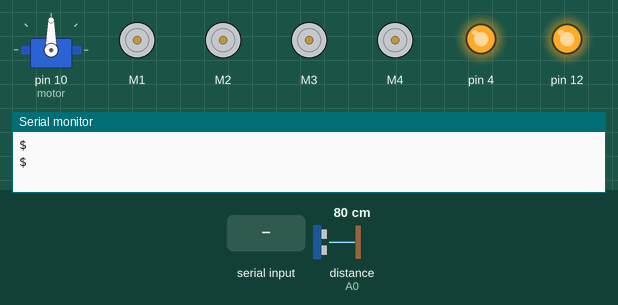
Simulated run of this sketch. Board: Arduino Uno, built with avr-gcc and run on an emulated ATmega328P. On the bench: servo, 4 × DC motor (green arrow = forward, orange = backward, longer = faster), output pins drawn as LEDs (lit = HIGH), the last lines printed to the serial monitor. Wiring (inferred from the names in the program): ultrasonic range finder: trigger A1; echo A0. The inputs (shaded band) are chosen by the test bench; at power-on: distance to the obstacle (sensor on A0) 80 cm. The echo pulse lasts 58.3 µs per cm; pins used as bus, display or sensor lines are not drawn.

Above: at 1.2 s.
1.3 s: distance to the obstacle (sensor on A0) set to 65 cm
2.8 s: distance to the obstacle (sensor on A0) set to 55 cm
At 3.9 s:
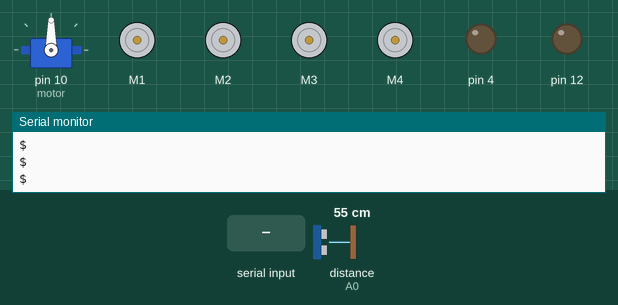
4.3 s: "F" received over Serial
At 4.9 s:
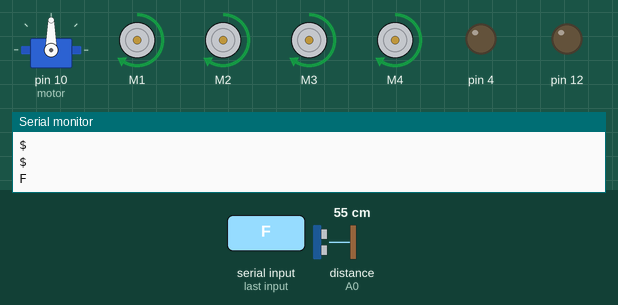
5.8 s: "B" received over Serial
At 6.1 s:
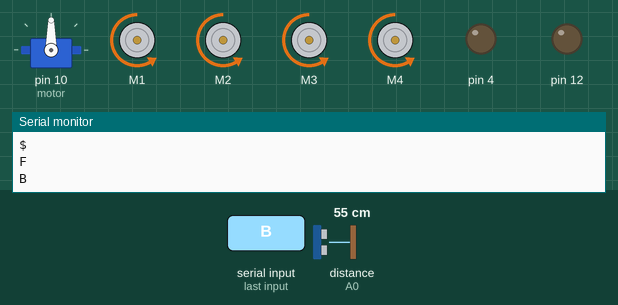
7.3 s: "L" received over Serial
At 8.4 s:
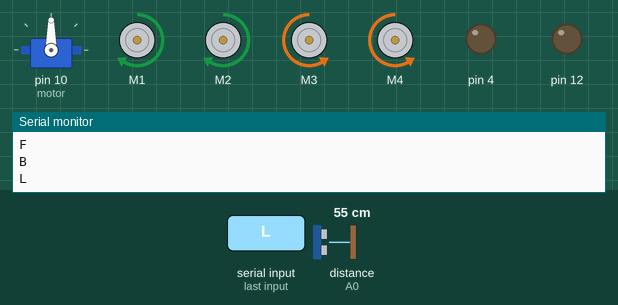
8.8 s: "R" received over Serial
At 9.7 s:
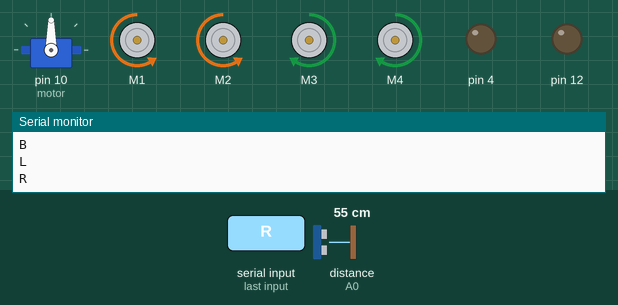
Timing chart, 0 to 11.3 s (numbered marks = the images above; inputs shaded):
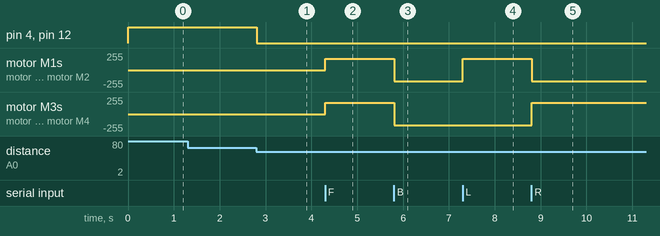

The sketch:

main.ino
```cpp
#include <Servo.h>
#include <AFMotor.h>
#include <SoftwareSerial.h>
#include <TinyGPS++.h>


#define Echo A0
#define Trig A1
#define motor 10
#define Speed 170
#define spoint 103


char value;
int distance;
int Left;
int Right;
int L = 0;
int R = 0;
int L1 = 0;
int R1 = 0;


TinyGPSPlus gps;
SoftwareSerial gps_ss(7, 8); // RX, TX
Servo servo;


AF_DCMotor M1(1);
AF_DCMotor M2(2);
AF_DCMotor M3(3);
AF_DCMotor M4(4);


void setup() {
  Serial.begin(9600);
  pinMode(Trig, OUTPUT);
  pinMode(Echo, INPUT);
  pinMode(motor,OUTPUT);
  servo.attach(motor);
  M1.setSpeed(Speed);
  M2.setSpeed(Speed);
  M3.setSpeed(Speed);
  M4.setSpeed(Speed);
  gps_ss.begin(9600);
  pinMode(12, OUTPUT);
  pinMode(4, OUTPUT);
}


void loop() {
  distance=ultrasonic();
  Bluetoothcontrol();
  Obstacle();
  if (distance<=60)
  {
    digitalWrite(4, LOW);
    digitalWrite(12,LOW);
  }
  else
  {
    digitalWrite(4,HIGH);
    digitalWrite(12,HIGH);

  }

}


void Bluetoothcontrol() {

  if (Serial.available() > 0) {
    value = Serial.read();
    Serial.println(value);
  }
  if (value == 'F') {
    forward();
  }
  else if (value == 'B') {
    backward();
  }
  else if (value == 'L') {
    left();
  }
  else if (value == 'R') {
    right();
  }
  else if (value == 'S') {
    Stop();
  }
  else if(value=='V'){
    gpsLocation();
    value='S';
  }
}


void Obstacle() {

  if (distance <= 12) {
    Stop();
    backward();
    delay(100);
    Stop();
    L = leftsee();
    servo.write(spoint);
    delay(800);
    R = rightsee();
    servo.write(spoint);
    if (L < R) {
      right();
      delay(500);
      Stop();
      delay(200);
      value='S';
    } else if (L > R) {
      left();
      delay(500);
      Stop();
      delay(200);
      value='S';
    }
  }
  light(distance);
}


void light(int distance){
  if (distance<=60)
  {

  	digitalWrite(4, LOW);
    digitalWrite(12,LOW);
  }
  else
  {
    digitalWrite(4,HIGH);
    digitalWrite(12,HIGH);

  }
}


int ultrasonic() {
  digitalWrite(Trig, LOW);
  delayMicroseconds(4);
  digitalWrite(Trig, HIGH);
  delayMicroseconds(10);
  digitalWrite(Trig, LOW);
  long t = pulseIn(Echo, HIGH);
  long cm = t / 29 / 2;
  return cm;
}


void gpsLocation()
{
  Serial.println("Attempting to read GPS data...");

  gps_ss.listen();
  bool receivedData = false;

  while (gps_ss.available() > 0)
  {
    char c = gps_ss.read();
    gps.encode(c);
    receivedData = true;
  }

  if (receivedData)
  {
    Serial.println("\nGPS data received.");
  }
  else
  {
    Serial.println("No GPS data available.");
  }

  if (gps.location.isValid()) {
    gps.encode(gps_ss.read());
    Serial.print("Latitude= ");
    Serial.println(gps.location.lat());
    Serial.print("Longitude= ");
    Serial.println(gps.location.lng());
  }
  else
  {
    Serial.println("Location not valid.");
  }
}


void forward() {
  M1.run(FORWARD);
  M2.run(FORWARD);
  M3.run(FORWARD);
  M4.run(FORWARD);
}


void backward() {
  M1.run(BACKWARD);
  M2.run(BACKWARD);
  M3.run(BACKWARD);
  M4.run(BACKWARD);
}


void right() {
  M1.run(BACKWARD);
  M2.run(BACKWARD);
  M3.run(FORWARD);
  M4.run(FORWARD);
}


void left() {
  M1.run(FORWARD);
  M2.run(FORWARD);
  M3.run(BACKWARD);
  M4.run(BACKWARD);
}


void Stop() {
  M1.run(RELEASE);
  M2.run(RELEASE);
  M3.run(RELEASE);
  M4.run(RELEASE);
}


int rightsee() {
  servo.write(20);
  delay(800);
  Left = ultrasonic();
  return Left;
}


int leftsee() {
  servo.write(180);
  delay(800);
  Right = ultrasonic();
  return Right;
}
```

Measured:
- the behaviour switches between 61 and 60 cm on distance to the obstacle (sensor on A0) (found by bisection; images 0 and 1)
- after the input at 2.8 s, pin 4, pin 12: HIGH → LOW at once
- after the input at 4.3 s, motor M1–4: stopped → forward 170/255 at once
- after the input at 5.8 s, motor M1–4: forward 170/255 → backward 170/255 at once
- after the input at 7.3 s, motor M1, motor M2: backward 170/255 → forward 170/255 at once
- after the input at 8.8 s, motor M1, motor M2: forward 170/255 → backward 170/255 at once; motor M3, motor M4: backward 170/255 → forward 170/255 at once
